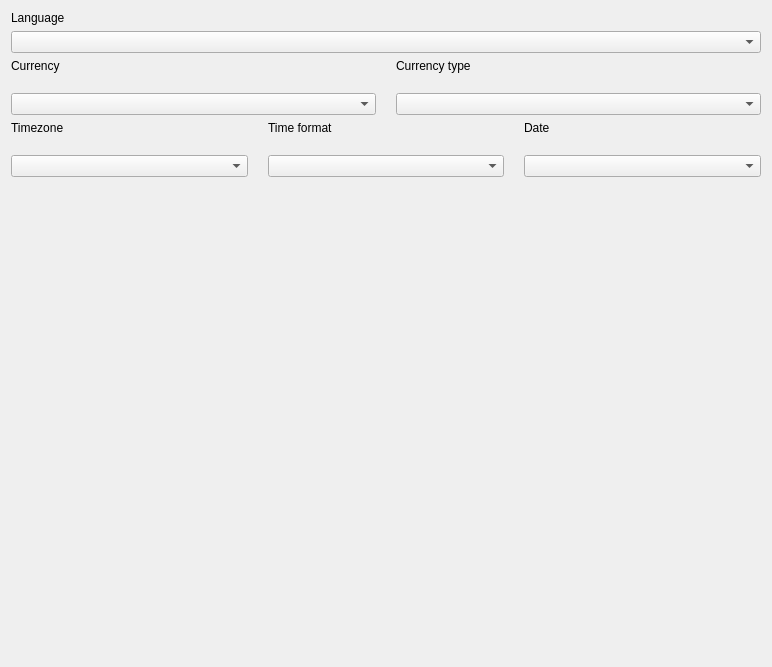
            <widget class="QWidget" name="scrollAreaWidgetContents_4">
             <property name="geometry">
              <rect>
               <x>0</x>
               <y>0</y>
               <width>772</width>
               <height>667</height>
              </rect>
             </property>
             <layout class="QGridLayout" name="gridLayout_9">
              <item row="2" column="0">
               <layout class="QHBoxLayout" name="horizontalLayout_8">
                <property name="spacing">
                 <number>20</number>
                </property>
                <item>
                 <layout class="QVBoxLayout" name="verticalLayout_22">
                  <item>
                   <widget class="QLabel" name="label_27">
                    <property name="text">
                     <string>Timezone</string>
                    </property>
                   </widget>
                  </item>
                  <item>
                   <widget class="QComboBox" name="timezoneBox"/>
                  </item>
                 </layout>
                </item>
                <item>
                 <layout class="QVBoxLayout" name="verticalLayout_23">
                  <item>
                   <widget class="QLabel" name="label_28">
                    <property name="text">
                     <string>Time format</string>
                    </property>
                   </widget>
                  </item>
                  <item>
                   <widget class="QComboBox" name="timeFormatBox"/>
                  </item>
                 </layout>
                </item>
                <item>
                 <layout class="QVBoxLayout" name="verticalLayout_24">
                  <item>
                   <widget class="QLabel" name="label_29">
                    <property name="text">
                     <string>Date</string>
                    </property>
                   </widget>
                  </item>
                  <item>
                   <widget class="QComboBox" name="dateBox"/>
                  </item>
                 </layout>
                </item>
               </layout>
              </item>
              <item row="0" column="0">
               <layout class="QVBoxLayout" name="verticalLayout_19">
                <item>
                 <widget class="QLabel" name="label_24">
                  <property name="text">
                   <string>Language</string>
                  </property>
                 </widget>
                </item>
                <item>
                 <widget class="QComboBox" name="languageBox"/>
                </item>
               </layout>
              </item>
              <item row="1" column="0">
               <layout class="QHBoxLayout" name="horizontalLayout_7">
                <property name="spacing">
                 <number>20</number>
                </property>
                <item>
                 <layout class="QVBoxLayout" name="verticalLayout_20">
                  <item>
                   <widget class="QLabel" name="label_26">
                    <property name="text">
                     <string>Currency</string>
                    </property>
                   </widget>
                  </item>
                  <item>
                   <widget class="QComboBox" name="currencyBox"/>
                  </item>
                 </layout>
                </item>
                <item>
                 <layout class="QVBoxLayout" name="verticalLayout_21">
                  <item>
                   <widget class="QLabel" name="label_25">
                    <property name="text">
                     <string>Currency type</string>
                    </property>
                   </widget>
                  </item>
                  <item>
                   <widget class="QComboBox" name="currencyTypeBox"/>
                  </item>
                 </layout>
                </item>
               </layout>
              </item>
              <item row="3" column="0">
               <spacer name="verticalSpacer_3">
                <property name="orientation">
                 <enum>Qt::Vertical</enum>
                </property>
                <property name="sizeHint" stdset="0">
                 <size>
                  <width>20</width>
                  <height>40</height>
                 </size>
                </property>
               </spacer>
              </item>
             </layout>
            </widget>
